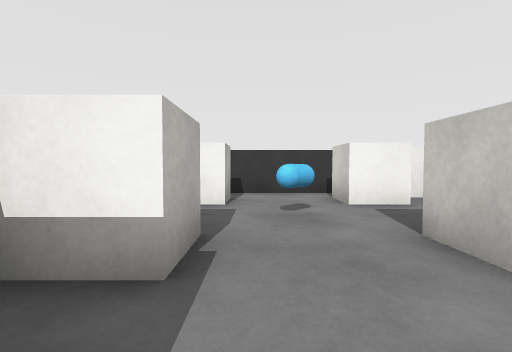
view 1 (above)

16 first-person views from a walk through a Unity game level. The camera is 0.62 m above the floor, tilts 2° down and sees 85° across. The floor is counted in squares, 1 m on a side. Each view is taken from the middle of a square. On the plan, view 1 faces up. The plan holds only what a view shows up to about 9 squares ahead; the rest is blank. The player is left out. Surface patterns are stand-ins for the level's own textures.

view 2
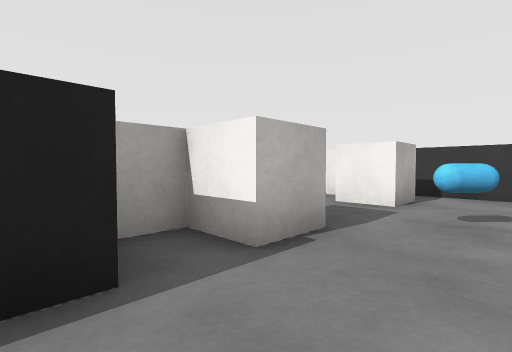

view 3
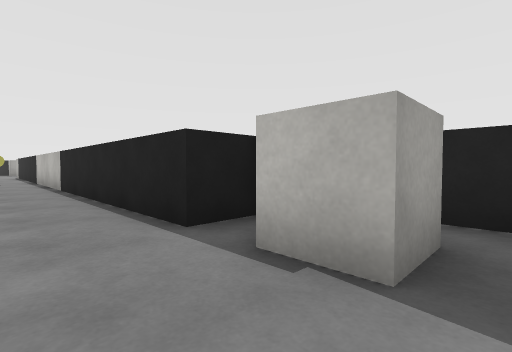

view 4
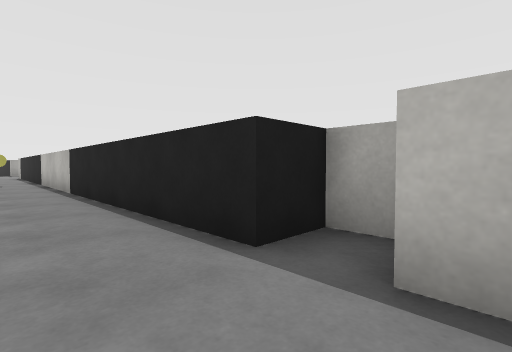

view 5
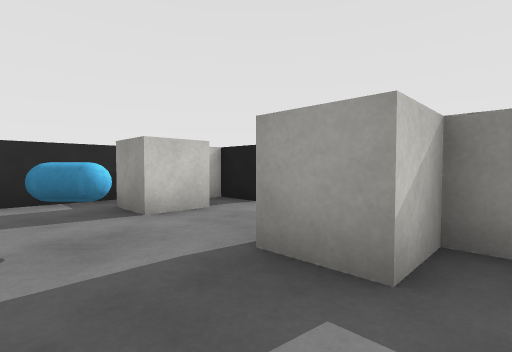

view 6
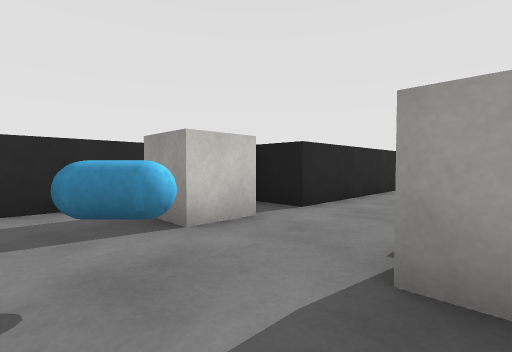

view 7
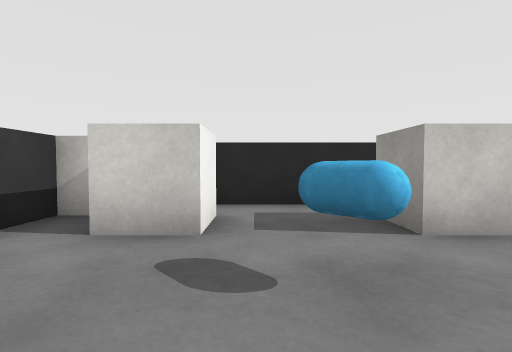

view 8
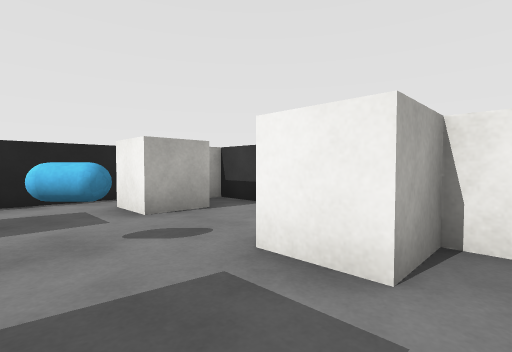

view 9
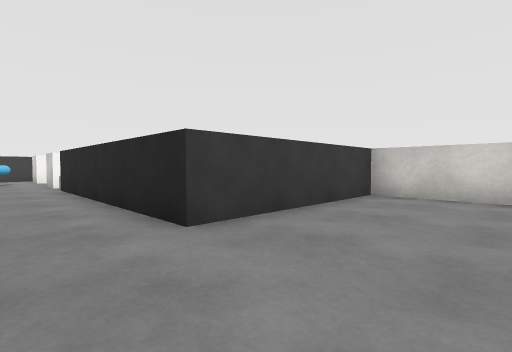

view 10
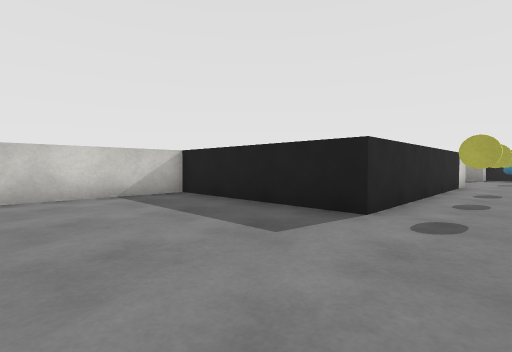

view 11
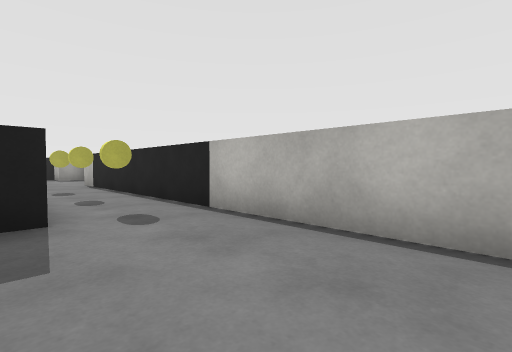

view 12
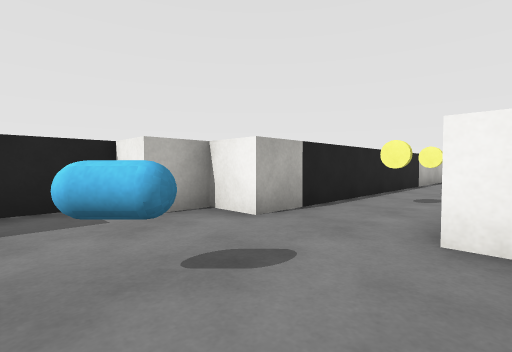

view 13
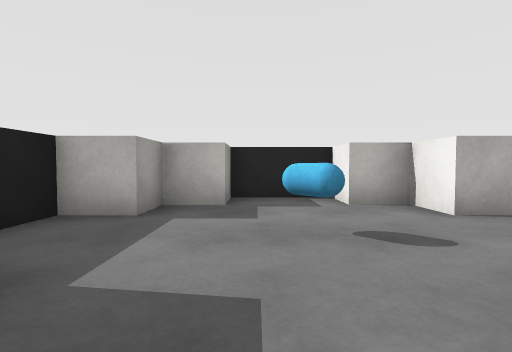

view 14
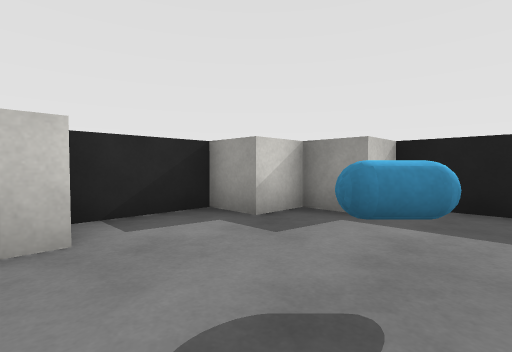

view 15
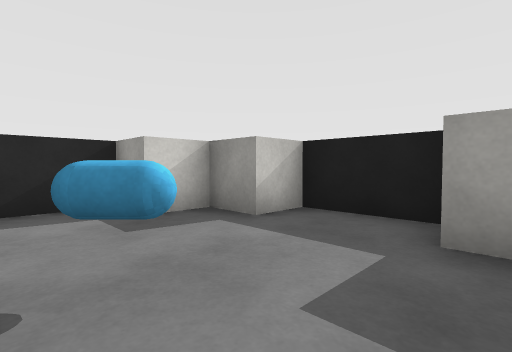

view 16
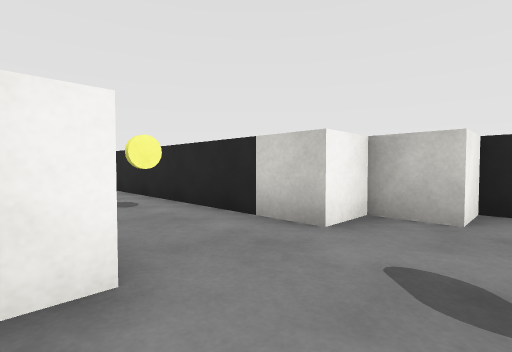

### Floor plan
Points are (right, up) in squares from view 1. A wall is a line through its corners. A room is listed if a view was taken in it or the views show most of it. See-through windows are left out.
Room 1 (views 1, 2, 3, 4, 5, 6, 7, 8)
walls: (-1.5, 0.5) (-0.5, 0.5) (-0.5, -5.5); (3.5, 2) (3.5, 4.8); (-2.5, 4.9) (-2.5, 2.2); (2.5, 6.5) (-1.5, 6.5); (1.5, -5.5) (1.5, 0.5) (2.5, 0.5)
ways out: opening at (0.5, -6) to room 2
objects: block (-2, 1) to (-2, 2); block (-2, 5) to (-1, 5); block (-2, 6); block (-1, 2); capsule (1, 4); block (2, 1) to (3, 1); block (2, 2); block (2, 5) to (2, 6); block (3, 6)
Room 2 (views 9, 10, 11)
walls: (-0.5, -9.5) (-0.5, -15.5); (6.1, -5.5) (1.5, -5.5); (1.5, -15.5) (1.5, -9.5) (6, -9.5)
ways out: opening at (0.5, -6) to room 1; opening at (0.5, -15) to room 3
objects: block (-2, -9) to (-1, -9); block (-2, -8) to (-1, -8); block (-2, -7) to (-1, -7); block (-2, -6) to (-1, -6); coin (1, -14); coin (1, -12); coin (1, -10); block (6, -9) to (7, -9); block (6, -8) to (7, -8); block (6, -7) to (7, -7); block (6, -6) to (7, -6)
Room 3 (views 12, 13, 14, 15, 16)
walls: (-2.5, -17.4) (-2.5, -19.5); (-0.5, -21.5) (1.5, -21.5); (3.5, -19.6) (3.5, -17.5)
ways out: opening at (0.5, -15) to room 2
objects: block (-2, -21) to (-1, -21); block (-2, -20); block (-2, -17) to (-2, -16); block (-1, -16); capsule (1, -18); block (2, -21); block (2, -16); block (3, -20); block (3, -17) to (3, -16)

Positions as (right, up) in squares from view 1, and headings:
1: (0, 0), facing up
2: (1, 0), facing up-left
3: (1, 3), facing down-left
4: (1, 2), facing down-left
5: (-2, 4), facing down-right
6: (-1, 4), facing down-right
7: (-1, 4), facing right
8: (3, 3), facing up-left
9: (0, -8), facing up-right
10: (0, -6), facing down-right
11: (2, -6), facing down-left
12: (2, -19), facing up-left
13: (3, -19), facing left
14: (0, -17), facing down-right
15: (-1, -18), facing down-right
16: (-1, -18), facing up-right
